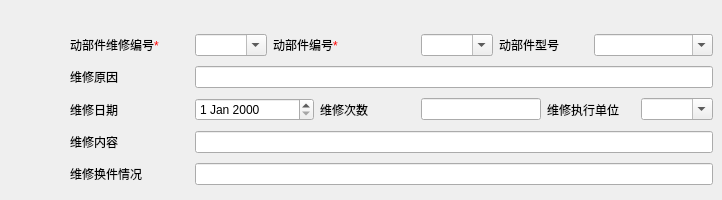
   <widget class="QWidget" name="tab_3">
    <attribute name="title">
     <string>动部件维修信息</string>
    </attribute>
    <widget class="QWidget" name="layoutWidget">
     <property name="geometry">
      <rect>
       <x>70</x>
       <y>30</y>
       <width>643</width>
       <height>161</height>
      </rect>
     </property>
     <layout class="QGridLayout" name="gridLayout_6">
      <item row="0" column="0" colspan="2">
       <widget class="QLabel" name="label_16">
        <property name="text">
         <string>&lt;html&gt;&lt;head/&gt;&lt;body&gt;&lt;p&gt;动部件维修编号&lt;span style=&quot; color:#ff0000;&quot;&gt;*&lt;/span&gt;&lt;/p&gt;&lt;/body&gt;&lt;/html&gt;</string>
        </property>
       </widget>
      </item>
      <item row="0" column="2">
       <widget class="QComboBox" name="_comboBoxMovepartServiceID">
        <property name="editable">
         <bool>true</bool>
        </property>
       </widget>
      </item>
      <item row="0" column="3" colspan="3">
       <widget class="QLabel" name="label_17">
        <property name="text">
         <string>&lt;html&gt;&lt;head/&gt;&lt;body&gt;&lt;p&gt;动部件编号&lt;span style=&quot; color:#ff0000;&quot;&gt;*&lt;/span&gt;&lt;/p&gt;&lt;/body&gt;&lt;/html&gt;</string>
        </property>
       </widget>
      </item>
      <item row="0" column="6">
       <widget class="QComboBox" name="_comboBoxMovepartServiceMovepartID">
        <property name="editable">
         <bool>true</bool>
        </property>
       </widget>
      </item>
      <item row="0" column="7" colspan="2">
       <widget class="QLabel" name="label_18">
        <property name="text">
         <string>&lt;html&gt;&lt;head/&gt;&lt;body&gt;&lt;p&gt;动部件型号&lt;/p&gt;&lt;/body&gt;&lt;/html&gt;</string>
        </property>
       </widget>
      </item>
      <item row="0" column="9" colspan="2">
       <widget class="QComboBox" name="_comboBoxMovepartServiceMovepartType">
        <property name="editable">
         <bool>true</bool>
        </property>
       </widget>
      </item>
      <item row="1" column="0">
       <widget class="QLabel" name="label_19">
        <property name="text">
         <string>维修原因</string>
        </property>
       </widget>
      </item>
      <item row="2" column="0">
       <widget class="QLabel" name="label_20">
        <property name="text">
         <string>维修日期</string>
        </property>
       </widget>
      </item>
      <item row="2" column="2" colspan="2">
       <widget class="QDateEdit" name="_dateEditMovepartServiceDate"/>
      </item>
      <item row="2" column="4">
       <widget class="QLabel" name="label_21">
        <property name="text">
         <string>维修次数</string>
        </property>
       </widget>
      </item>
      <item row="2" column="8" colspan="2">
       <widget class="QLabel" name="label_22">
        <property name="text">
         <string>维修执行单位</string>
        </property>
       </widget>
      </item>
      <item row="2" column="10">
       <widget class="QComboBox" name="_comboBoxMovepartServiceUnit">
        <property name="editable">
         <bool>true</bool>
        </property>
       </widget>
      </item>
      <item row="3" column="0">
       <widget class="QLabel" name="label_23">
        <property name="text">
         <string>维修内容</string>
        </property>
       </widget>
      </item>
      <item row="4" column="0">
       <widget class="QLabel" name="label_24">
        <property name="text">
         <string>维修换件情况</string>
        </property>
       </widget>
      </item>
      <item row="1" column="2" colspan="9">
       <widget class="QLineEdit" name="_editMovepartServiceReson"/>
      </item>
      <item row="3" column="2" colspan="9">
       <widget class="QLineEdit" name="_editMovepartServiceContent"/>
      </item>
      <item row="4" column="2" colspan="9">
       <widget class="QLineEdit" name="_editMovepartServiceInfo"/>
      </item>
      <item row="2" column="6" colspan="2">
       <widget class="QLineEdit" name="_editMovepartServiceNumber"/>
      </item>
     </layout>
    </widget>
   </widget>
